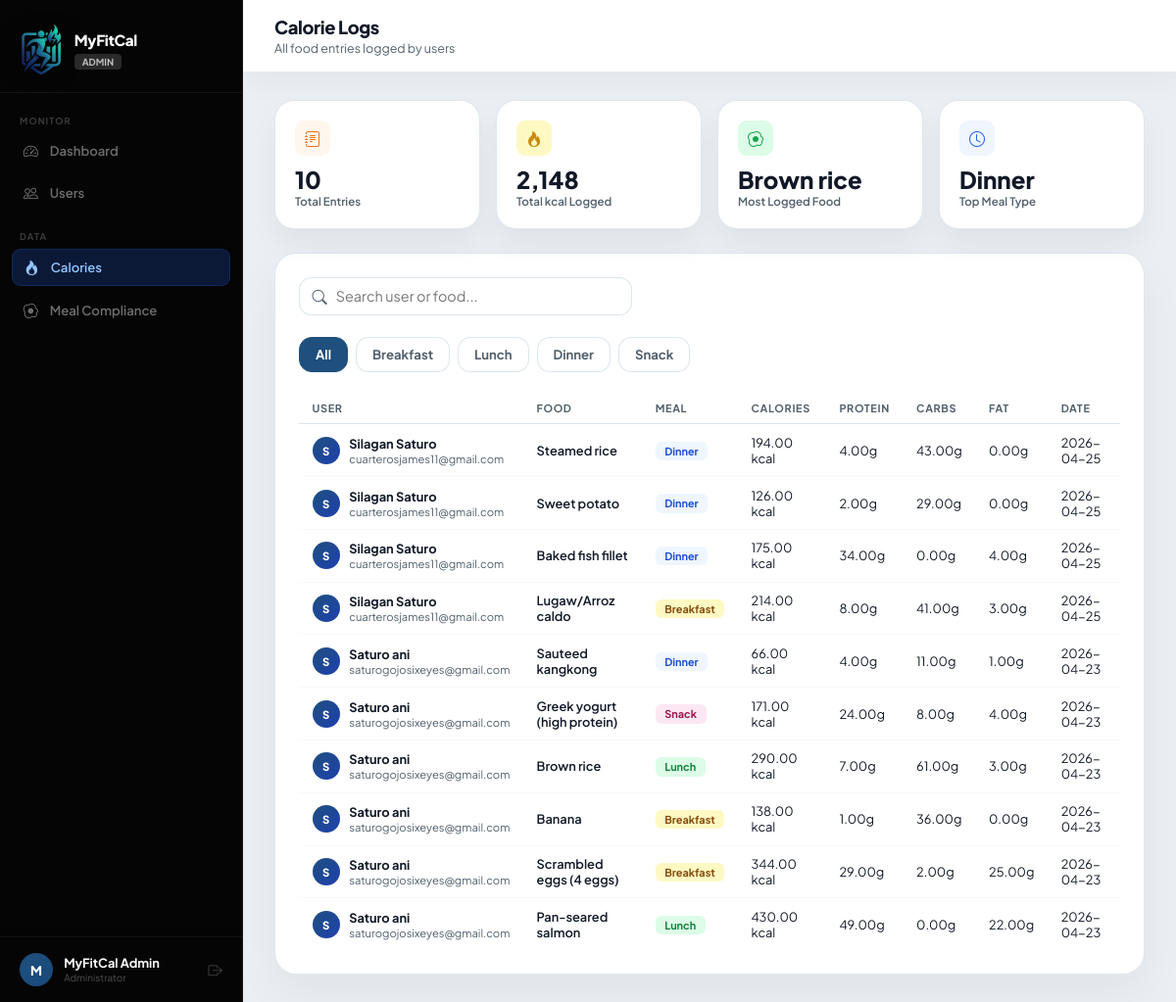
The page /admin/calories.php?&meal=all (signed in) on the database its author committed.
### tables this page shows
CREATE TABLE `calorie_logs` (
  `id` int(10) UNSIGNED NOT NULL,
  `user_id` int(10) UNSIGNED NOT NULL,
  `food_name` varchar(150) NOT NULL,
  `meal_type` enum('breakfast','lunch','dinner','snack') DEFAULT NULL,
  `calories` decimal(7,2) DEFAULT 0.00,
  `protein_g` decimal(6,2) DEFAULT 0.00,
  `carbs_g` decimal(6,2) DEFAULT 0.00,
  `fat_g` decimal(6,2) DEFAULT 0.00,
  `serving` varchar(60) DEFAULT NULL,
  `log_date` date NOT NULL DEFAULT curdate(),
  `created_at` datetime NOT NULL DEFAULT current_timestamp()
);

CREATE TABLE `users` (
  `id` int(10) UNSIGNED NOT NULL,
  `name` varchar(100) NOT NULL,
  `email` varchar(180) NOT NULL,
  `password` varchar(255) NOT NULL,
  `role` enum('user','admin') NOT NULL DEFAULT 'user',
  `gender` enum('male','female','other') DEFAULT NULL,
  `birthdate` date DEFAULT NULL,
  `height_cm` decimal(5,2) DEFAULT NULL,
  `weight_kg` decimal(5,2) DEFAULT NULL,
  `profile_pic` varchar(255) DEFAULT NULL,
  `is_active` tinyint(1) NOT NULL DEFAULT 1,
  `created_at` datetime NOT NULL DEFAULT current_timestamp(),
  `updated_at` datetime NOT NULL DEFAULT current_timestamp() ON UPDATE current_timestamp(),
  `verify_token` varchar(64) DEFAULT NULL,
  `is_verified` tinyint(1) NOT NULL DEFAULT 0,
  `verify_expires_at` datetime DEFAULT NULL,
  `otp_code` varchar(6) DEFAULT NULL,
  `otp_expires_at` datetime DEFAULT NULL
);

### admin/calories.php (the view, shortened to what this page needs)
<?php
$db = getDB();
$search = trim($_GET['q'] ?? '');
$mtype  = $_GET['meal'] ?? 'all';
$page   = max(1,(int)($_GET['page'] ?? 1));
$limit  = 20;
$offset = ($page-1)*$limit;
$where  = "WHERE 1=1";
$params = [];
$has_table   = (bool)$db->query("SHOW TABLES LIKE 'calorie_logs'")->fetch();
$logs        = [];
$csum        = ['total'=>0,'calories'=>0];
$top_food    = null;
$top_meal    = null;
if ($has_table) {
    $s = $db->prepare("SELECT c.*, u.name, u.email FROM calorie_logs c JOIN users u ON u.id=c.user_id $where ORDER BY c.log_date DESC, c.id DESC LIMIT $limit OFFSET $offset");
    $s->execute($params);
    $logs = $s->fetchAll();
    $csum     = $db->query("SELECT COUNT(*) as total, COALESCE(SUM(calories),0) as calories FROM calorie_logs")->fetch();
    $top_food = $db->query("SELECT food_name, COUNT(*) as cnt FROM calorie_logs GROUP BY food_name ORDER BY cnt DESC LIMIT 1")->fetch();
    $top_meal = $db->query("SELECT meal_type, COUNT(*) as cnt FROM calorie_logs GROUP BY meal_type ORDER BY cnt DESC LIMIT 1")->fetch();
}
$meal_types = ['breakfast','lunch','dinner','snack'];
?>
<!DOCTYPE html>
<html lang="en">
<head>
<link rel="stylesheet" href="https://cdn.jsdelivr.net/npm/bootstrap-icons@1.11.3/font/bootstrap-icons.css">
</head>
<body>
<aside class="sidebar">
  <div class="sb-logo">
     <img src="/myfitcal_system/assets/image/logo.png" alt="MyFitCal" style="height:54px;width:auto;object-fit:contain;filter:drop-shadow(0 2px 10px rgba(0,0,0,0.4));flex-shrink:0;">
        <div>
            <div style="font-size:.95rem;font-weight:800;color:#fff;letter-spacing:-.3px;">MyFitCal</div>
            <span style="font-size:.6rem;font-weight:700;background:rgba(255,255,255,.15);color:rgba(255,255,255,.7);padding:.15rem .5rem;border-radius:4px;">ADMIN</span>
        </div>
  </div>
  <nav class="sb-nav">
    <span class="sb-section">Monitor</span>
    <a class="sb-item" href="dashboard.php"><div class="sb-link"><i class="bi bi-speedometer2"></i> Dashboard</div></a>
    <a class="sb-item" href="users.php"><div class="sb-link"><i class="bi bi-people"></i> Users</div></a>
    <span class="sb-section" style="margin-top:.5rem">Data</span>
    <a class="sb-item" href="calories.php"><div class="sb-link active"><i class="bi bi-fire"></i> Calories</div></a>
    <a class="sb-item" href="meal_compliance.php"><div class="sb-link"><i class="bi bi-egg-fried"></i> Meal Compliance</div></a>
  </nav>
  <div class="sb-footer">
    <div class="sb-user">
      <div class="sb-avatar"><?= strtoupper(substr($_SESSION['name'],0,1)) ?></div>
      <div>
        <div class="sb-uname"><?= htmlspecialchars($_SESSION['name']) ?></div>
        <div class="sb-urole">Administrator</div>
      </div>
      <a class="sb-logout" href="/myfitcal_system/logout.php"><i class="bi bi-box-arrow-right"></i></a>
    </div>
  </div>
</aside>
<div class="main">
  <div class="topbar">
    <div>
      <h2>Calorie Logs</h2>
      <p>All food entries logged by users</p>
    </div>
  </div>
  <div class="content">
    <div class="stats-row">
      <div class="scard">
        <div class="scard-icon" style="background:#fff7ed;color:#f97316;"><i class="bi bi-journal-text"></i></div>
        <div class="scard-val"><?= number_format($csum['total']) ?></div>
        <div class="scard-label">Total Entries</div>
      </div>
      <div class="scard">
        <div class="scard-icon" style="background:#fef9c3;color:#ca8a04;"><i class="bi bi-fire"></i></div>
        <div class="scard-val"><?= number_format($csum['calories']) ?></div>
        <div class="scard-label">Total kcal Logged</div>
      </div>
      <div class="scard">
        <div class="scard-icon" style="background:#dcfce7;color:#16a34a;"><i class="bi bi-egg-fried"></i></div>
        <div class="scard-val"><?= $top_food ? htmlspecialchars($top_food['food_name']) : '—' ?></div>
        <div class="scard-label">Most Logged Food</div>
      </div>
      <div class="scard">
        <div class="scard-icon" style="background:#eff6ff;color:#2563eb;"><i class="bi bi-clock"></i></div>
        <div class="scard-val" style="text-transform:capitalize;"><?= $top_meal ? htmlspecialchars($top_meal['meal_type']) : '—' ?></div>
        <div class="scard-label">Top Meal Type</div>
      </div>
    </div>
    <div class="card">
      <form method="GET" class="filters">
        <div class="search-wrap">
          <i class="bi bi-search"></i>
          <input type="text" name="q" value="<?= htmlspecialchars($search) ?>" placeholder="Search user or food...">
        </div>
      </form>
      <div style="display:flex;gap:.5rem;margin-bottom:1.25rem;flex-wrap:wrap;">
        <?php
        $all_active = ($mtype === 'all') ? ' active' : '';
        $qs_base = $search ? '?q='.urlencode($search) : '?';
        ?>
        <a href="<?= $qs_base ?>&meal=all" class="filter-btn<?= $all_active ?>">All</a>
        <?php foreach ($meal_types as $mt): ?>
        <?php $mt_active = ($mtype === $mt) ? ' active' : ''; ?>
        <a href="<?= $qs_base ?>&meal=<?= $mt ?>" class="filter-btn<?= $mt_active ?>" style="text-transform:capitalize;"><?= $mt ?></a>
        <?php endforeach; ?>
      </div>
      <?php if (empty($logs)): ?>
      <div class="empty-state">
        <i class="bi bi-journal-x"></i>
        <?= $has_table ? 'No calorie logs found.' : 'No calorie data yet.' ?>
      </div>
      <?php else: ?>
      <table>
        <thead>
          <tr>
            <th>User</th>
            <th>Food</th>
            <th>Meal</th>
            <th>Calories</th>
            <th>Protein</th>
            <th>Carbs</th>
            <th>Fat</th>
            <th>Date</th>
          </tr>
        </thead>
        <tbody>
          <?php foreach ($logs as $r): ?>
          <tr>
            <td>
              <div class="user-cell">
                <div class="mini-av"><?= strtoupper(substr($r['name'],0,1)) ?></div>
                <div>
                  <div style="font-weight:700;"><?= htmlspecialchars($r['name']) ?></div>
                  <div style="font-size:.7rem;color:var(--muted);"><?= htmlspecialchars($r['email']) ?></div>
                </div>
              </div>
            </td>
            <td style="font-weight:600;"><?= htmlspecialchars($r['food_name'] ?? '—') ?></td>
            <td>
              <?php
              $mt = $r['meal_type'] ?? '';
              $mc = in_array($mt, $meal_types) ? 'meal-'.$mt : '';
              ?>
              <span class="meal-badge <?= $mc ?>"><?= ucfirst($mt ?: '—') ?></span>
            </td>
            <td><?= $r['calories'] ?? '—' ?> kcal</td>
            <td><?= $r['protein_g'] ?? '—' ?>g</td>
            <td><?= $r['carbs_g'] ?? '—' ?>g</td>
            <td><?= $r['fat_g'] ?? '—' ?>g</td>
            <td><?= $r['log_date'] ?? '—' ?></td>
          </tr>
          <?php endforeach; ?>
        </tbody>
      </table>
      <?php endif; ?>
    </div>
  </div>
</div>
</body>
</html>

### rows shown on the page
calorie_logs: user.name "S", user.name "Silagan Saturo", user.email "cuarterosjames11@gmail.com", food_name "Steamed rice", meal_type "Dinner", calories "194.00", protein_g "4.00", carbs_g "43.00", fat_g "0.00", log_date "2026-04-25"
calorie_logs: user.name "S", user.name "Silagan Saturo", user.email "cuarterosjames11@gmail.com", food_name "Sweet potato", meal_type "Dinner", calories "126.00", protein_g "2.00", carbs_g "29.00", fat_g "0.00", log_date "2026-04-25"
calorie_logs: user.name "S", user.name "Silagan Saturo", user.email "cuarterosjames11@gmail.com", food_name "Baked fish fillet", meal_type "Dinner", calories "175.00", protein_g "34.00", carbs_g "0.00", fat_g "4.00", log_date "2026-04-25"
calorie_logs: user.name "S", user.name "Silagan Saturo", user.email "cuarterosjames11@gmail.com", food_name "Lugaw/Arroz caldo", meal_type "Breakfast", calories "214.00", protein_g "8.00", carbs_g "41.00", fat_g "3.00", log_date "2026-04-25"
calorie_logs: user.name "S", user.name "Saturo ani", user.email "saturogojosixeyes@gmail.com", food_name "Sauteed kangkong", meal_type "Dinner", calories "66.00", protein_g "4.00", carbs_g "11.00", fat_g "1.00", log_date "2026-04-23"
calorie_logs: user.name "S", user.name "Saturo ani", user.email "saturogojosixeyes@gmail.com", food_name "Greek yogurt (high protein)", meal_type "Snack", calories "171.00", protein_g "24.00", carbs_g "8.00", fat_g "4.00", log_date "2026-04-23"
calorie_logs: user.name "S", user.name "Saturo ani", user.email "saturogojosixeyes@gmail.com", food_name "Brown rice", meal_type "Lunch", calories "290.00", protein_g "7.00", carbs_g "61.00", fat_g "3.00", log_date "2026-04-23"
calorie_logs: user.name "S", user.name "Saturo ani", user.email "saturogojosixeyes@gmail.com", food_name "Banana", meal_type "Breakfast", calories "138.00", protein_g "1.00", carbs_g "36.00", fat_g "0.00", log_date "2026-04-23"
calorie_logs: user.name "S", user.name "Saturo ani", user.email "saturogojosixeyes@gmail.com", food_name "Scrambled eggs (4 eggs)", meal_type "Breakfast", calories "344.00", protein_g "29.00", carbs_g "2.00", fat_g "25.00", log_date "2026-04-23"
calorie_logs: user.name "S", user.name "Saturo ani", user.email "saturogojosixeyes@gmail.com", food_name "Pan-seared salmon", meal_type "Lunch", calories "430.00", protein_g "49.00", carbs_g "0.00", fat_g "22.00", log_date "2026-04-23"

### other values the page prints
substr($_SESSION['name'],0,1) "M"
$_SESSION['name'] "MyFitCal Admin"
$csum['total'] "10"
$csum['calories'] "2,148"
$top_food['food_name'] "Brown rice"
$top_meal['meal_type'] "Dinner"
$mt "Breakfast"
$mt "Lunch"
$mt "Dinner"
$mt "Snack"
